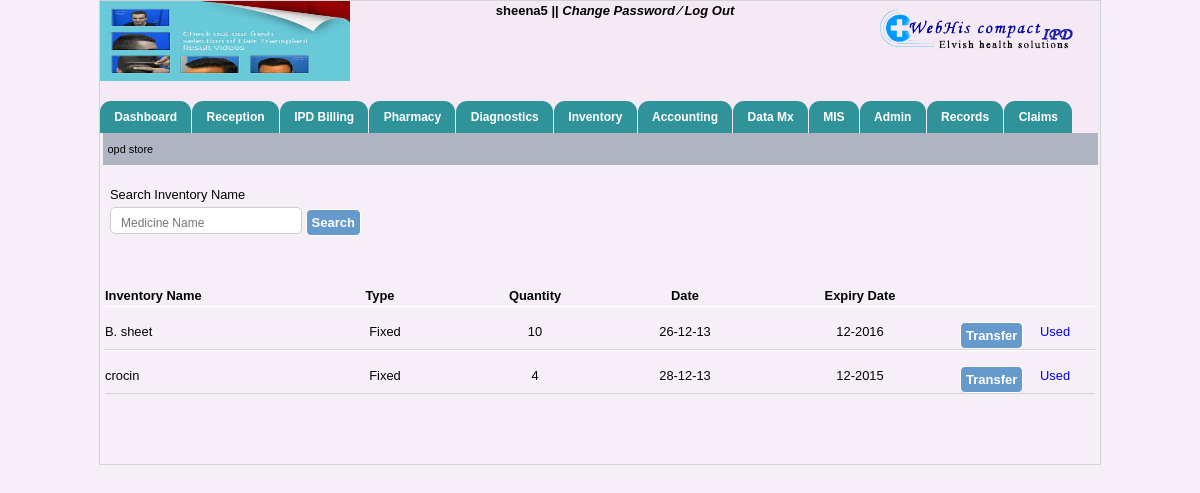
/opd_inventrey.php (signed in), run on the app's committed database.
### tables this page shows
CREATE TABLE IF NOT EXISTS `hospitals_info` (
  `hospital_name` varchar(40) NOT NULL,
  `hospital_add` varchar(40) NOT NULL,
  `hospital_email` varchar(40) NOT NULL,
  `hospital_helpline` int(40) NOT NULL,
  `hospital_fax` int(40) NOT NULL,
  `reception_no` varchar(100) NOT NULL,
  `ambulance_no` varchar(100) NOT NULL,
  `emergency_no` varchar(100) NOT NULL,
  `logo_path` varchar(200) NOT NULL,
  `img_path` varchar(200) NOT NULL
);

CREATE TABLE IF NOT EXISTS `ot_store` (
  `ot_id` int(200) NOT NULL AUTO_INCREMENT,
  `in_id` int(200) NOT NULL,
  `incharge_name` varchar(200) NOT NULL,
  `i_name` varchar(200) NOT NULL,
  `type` varchar(200) NOT NULL,
  `quantity` int(11) NOT NULL,
  `ex_date` varchar(200) NOT NULL,
  `date` varchar(200) NOT NULL,
  `time` varchar(200) NOT NULL,
  `type_of_store` varchar(200) NOT NULL,
  PRIMARY KEY (`ot_id`)
);

### opd_inventrey.php (the view, shortened to what this page needs)
<?php
    include("header.php");
include("menubar.php");
?>
  <div id="opd_bill" style="height:20px; padding-left:5px;">
           opd store
    </div>
  <div style="width:990px; margin:20px auto;" id="search_exist">
          <div id="search_txt" class="p_adding">Search Inventory Name</div>
            <div class="p_adding">
              <span>
<input type="text" name="search" placeholder="Medicine Name" id="inputStringCo" onKeyUp="lookupCo(this.value);" onBlur="fillCo();"  /></span>
                <span><input type="submit" name="find" value="Search" class="btn"/></span>
            </div>
        </div>
   <div style="width:990px; margin:50px auto;">
         <div class="field_bg">
              <div style="float:left; width:200px; "><strong>Inventory Name</strong></div>
              <div style="float:left; width:150px; text-align:center; margin-right:5px;"><strong>Type</strong></div>
              <div style="float:left; width:150px; text-align:center "><strong>Quantity</strong></div>
              <div style="float:left; width:150px; text-align:center "><strong>Date</strong></div>
              <div style="float:left; width:200px; text-align:center "><strong>Expiry Date</strong></div>
                <?php $res3=mysql_query("select * from ot_store where type_of_store='OPD Store'");
                while($row3=mysql_fetch_array($res3)){
                    $ot_id=$row3[0];?>
                  <div class="cls" style="margin-bottom:15px; height:1px; background:#FFF;"></div>
                  <form method="post" action="main_store_tran.php">
                    <div style="float:left; width:200px; margin-right:5px;"><?php echo $row3[3];?></div>
                          <div style="float:left; width:150px; text-align:center"><?php echo $row3[4]; ?></div>
                    <div style="float:left; width:150px; text-align:center"><?php echo $row3[5];?></div>
                      <div style="float:left; width:150px; text-align:center"><?php echo $row3[7];?></div>
                    <div style="float:left; width:200px;  text-align:center"><?php echo $row3[6];?></div>
                    <div style="float:left; width: 80px; "><input type="submit"name="transfer1" value="Transfer" class="btn"/></div>
                    <div style="float:left; width: 20px; "><a href='used_inventrey.php?used=<?php echo $ot_id; ?> '>Used</a></div>
                <div class="cls" style="margin-top:15px;  border-bottom:1px solid lightgray;"></div>
        </form>
             <?php
             }
             ?>
      </div>
  </div>
  <?php
    include("footer.php");
  ?>

### header.php (shortened to what this page needs)
<!DOCTYPE html PUBLIC "-//W3C//DTD XHTML 1.0 Transitional//EN" "http://www.w3.org/TR/xhtml1/DTD/xhtml1-transitional.dtd">
<html xmlns="http://www.w3.org/1999/xhtml">
<head>
    <link rel="stylesheet" href="includes1/searchStyle.css" type="text/css">
    <link rel="stylesheet" href="includes2/searchStyle.css" type="text/css">
    <link rel="stylesheet" href="includesConsumable/searchStyle.css" type="text/css">
    <link rel="stylesheet" href="includesMedicine/searchStyle.css" type="text/css">
    <link rel="stylesheet" href="includesAd/searchStyle.css" type="text/css">
    <link rel="stylesheet" href="includesCo/searchStyle.css" type="text/css">
	<link rel="stylesheet" href="patient-css.css" type="text/css">
    <link rel="stylesheet" href="includesOt/searchStyle.css" type="text/css">
    <link rel="stylesheet" href="includesIp/searchStyle.css" type="text/css">
    <link rel="stylesheet" href="includesCoP/searchStyle.css" type="text/css">
    <link rel="stylesheet" href="includesVp/searchStyle.css" type="text/css">
    <link rel="stylesheet" href="includesVpP/searchStyle.css" type="text/css">
    <link rel="stylesheet" href="includesD/searchStyle.css" type="text/css">
    <link rel="stylesheet" href="includesDs/searchStyle.css" type="text/css">
    <link rel="stylesheet" href="includesR/searchStyle.css" type="text/css">
    <link rel="stylesheet" href="includesDi/searchStyle.css" type="text/css">
<link rel="stylesheet" type="text/css" href="css/doc.css" />
<link rel="stylesheet" type="text/css" href="css/jquery.timeentry.css" />
<link rel="stylesheet" type="text/css" href="css/jquery.timepicker.css" />
<link rel="stylesheet" type="text/css" href="css/jquey-ui.css" />
<link rel="stylesheet" type="text/css" href="css/login-code.css" />
<link rel="stylesheet" type="text/css" href="css/mainstyle.css" />
<link rel="stylesheet" type="text/css" href="css/style_by.css" />
<link rel="stylesheet" type="text/css" href="css/tabcode.css" />
<link rel="stylesheet" type="text/css" href="css/tab-code.css" />
<link rel="stylesheet" type="text/css" href="css/patient-css.css" />
</head>
<body>
<div id="container">
	<div id="header" style="background:rgba(243, 232, 245, 0.67); width:1000px;">
    	<div id="logo_side">
        	<?php
				$data=mysql_query("select * from hospitals_info");
				$info=mysql_fetch_array($data);
                                echo '<img src="'.$info['logo_path'].'" height="100"/>';
                                ?>
        </div>
        	<div class="welcome" style="width:530px;">
            <span id="sign">
                <?php echo $_SESSION['uname']; echo $_SESSION['uid'];  ?> ||
            	<a href="#">Change Password </a>
                <a href="#">&frasl;</a>
                <a href="log_out.php" onclick="disableBackButton()">Log Out</a>
             </span>
            </div>
        <div id="sign_in_up">
             <div id="power_by"><img src="image/logo.png" align="left"/></div>
        </div>
    </div>

### includesConsumable/searchStyle.css (style rules this page uses)
body { font-family:Arial, Helvetica, sans-serif; font-size:11px; color:000; }

### includesCo/searchStyle.css (style rules this page uses)
body { font-family:Arial, Helvetica, sans-serif; font-size:11px; color:000; }

### includesOt/searchStyle.css (style rules this page uses)
body { font-family:Arial, Helvetica, sans-serif; font-size:11px; color:000; }

### includesIp/searchStyle.css (style rules this page uses)
body { font-family:Arial, Helvetica, sans-serif; font-size:11px; color:000; }

### includesCoP/searchStyle.css (style rules this page uses)
body { font-family:Arial, Helvetica, sans-serif; font-size:11px; color:000; }

### includesVp/searchStyle.css (style rules this page uses)
body { font-family:Arial, Helvetica, sans-serif; font-size:11px; color:000; }

### includesVpP/searchStyle.css (style rules this page uses)
body { font-family:Arial, Helvetica, sans-serif; font-size:11px; color:000; }

### includesD/searchStyle.css (style rules this page uses)
body { font-family:Arial, Helvetica, sans-serif; font-size:11px; color:000; }

### includesDs/searchStyle.css (style rules this page uses)
body { font-family:Arial, Helvetica, sans-serif; font-size:11px; color:000; }

### includesR/searchStyle.css (style rules this page uses)
body { font-family:Arial, Helvetica, sans-serif; font-size:11px; color:000; }

### includesDi/searchStyle.css (style rules this page uses)
body { font-family:Arial, Helvetica, sans-serif; font-size:11px; color:000; }

### css/doc.css (style rules this page uses)
body { margin:0; padding:0; font-size:80.5%; font-family:Arial,'Lucida sans unicode'; line-height:20px; text-align:left; width:100%; color:#000305; }
* { margin:0px; padding:0px; }
a { text-decoration:none; }
div, table, h1, h2, h3, h4, h5, h6, span, tr, td, img, form { margin:0px; padding:0px; border:none; }
.p_adding { padding:0px 5px; }
#container { margin:0px auto; padding:0px; width:1000px; border:1px solid lightgray; }
#container #header { height:85px; width:1000px; margin:0 auto; }
#container #header #logo_side { width:25%; float:left; }
.welcome { float:left; width:55%; text-align:center; }
#container #header #logo_side img { width:150px; height:80px; margin-top:0px; padding:0px; }
#container #header #sign_in_up { width:20%; float:left; margin-top:0.5%; }

### css/login-code.css (style rules this page uses)
input[type="text"],input[type="password"],input[type="date"] { width: 170px; height: 25px; padding: 5px 10px 0px 10px; margin:2px 0 0px 0; background:#FFF; border-radius: 5px; -moz-border-radius: 5px; -webkit-border-radius: 5px; font-family:Arial, Arial, Helvetica, sans-serif; font-size: 14px; color:#000; border:1px solid #CCC; }

### css/mainstyle.css (style rules this page uses)
body { background:rgba(243, 232, 245, 0.67); margin:0px; padding:0px width:100%; }
html { width:100%; }
.cls { clear:both; }
* { margin:0px; padding:0px; }
* { font:Georgia, "Times New Roman", Times, serif }

### css/style_by.css (style rules this page uses)
* { margin:0px; padding:0px; }
a { text-decoration:none; }
div, table, h1, h2, h3, h4, h5, h6, span, tr, td, img, form { margin:0px; padding:0px; border:none; }
.p_adding { padding:0px 5px; }
#container { margin:0px auto; padding:0px; width:1000px; border:1px solid lightgray; }
#container #header { height:100px; width:1000px; margin:0 auto; }
#container #header #logo_side { width:25%; float:left; }
.welcome { float:left; width:55%; text-align:center; font-weight:700; font-size:13px; }
.welcome #sign a { color:#000; font-style:italic }
#container #header #logo_side img { width:100%; }
#container #header #sign_in_up { width:20%; float:left; margin-top:0.5%; }
#opd_bill { background:#AEB4C2; color:#000; font-size:85%; margin:0 auto; width:98%; padding:6px 1%; }
.btn { background:#6699cc; color:#FFFFFF !important; font-size:13px; padding:5px; cursor:pointer; border:1px solid #FFF; border-radius:5px; font-weight:700; }
input[type="text"] { height:20px; border:1px solid #CCC; border-radius:5px; font-size:12px; font-weight:300; }

### data on the page
hospitals_info: logo_path (picture)
ot_store: i_name "B. sheet", type "Fixed", quantity "10", date "26-12-13", ex_date "12-2016"
ot_store: i_name "crocin", type "Fixed", quantity "4", date "28-12-13", ex_date "12-2015"

### other printed values
$_SESSION['uname'] "sheena"
$_SESSION['uid'] "5"
